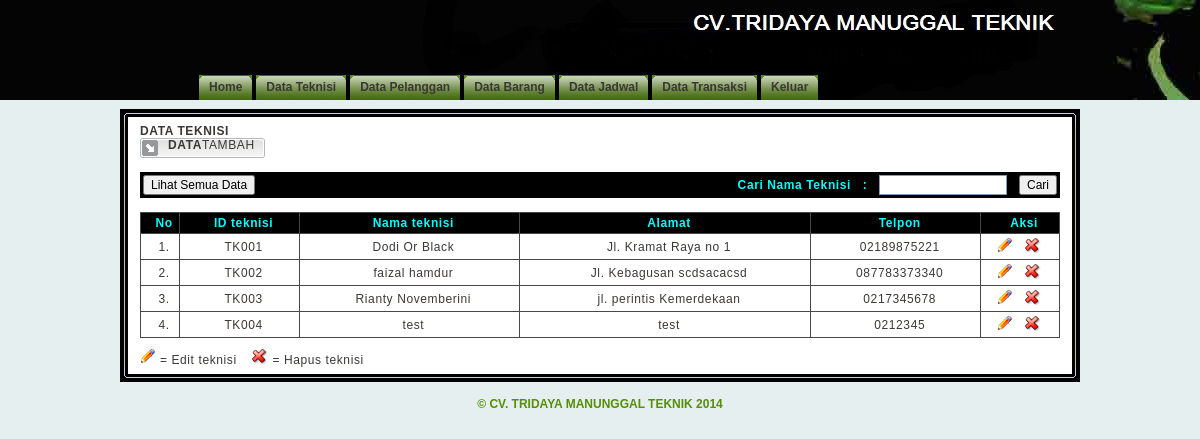
Page /admin.php?page=teknisi_mgr (signed in) on the committed database.
### tables this page shows
CREATE TABLE `teknisi` (
  `id` varchar(5) NOT NULL,
  `nama` varchar(100) NOT NULL,
  `ktp` varchar(20) NOT NULL,
  `tempat_lahir` varchar(20) NOT NULL,
  `tanggal_lahir` date NOT NULL,
  `alamat` varchar(100) NOT NULL,
  `telepon` varchar(15) NOT NULL,
  PRIMARY KEY (`id`)
);

### include/class.php (called while the page is built, shortened)
<?php
class teknisi {
    function tampilteknisi() {
        $query = mysql_query("SELECT * FROM teknisi");
        while ($row = mysql_fetch_array($query))
            $data[] = $row;
        return $data;
    }
}
?>

### teknisi_mgr.php (the view, shortened to what this page needs)
<?php
include_once 'include/class.php';
$nsb = new teknisi();
?>
<b>DATA TEKNISI</b>
<div class="subnav">
    <table border="0" cellspacing="0" cellpadding="0">
        <tr>
            <td><img src="images/tabdata01.gif" /></td>
            <td class="tabsubnav">
                <b>DATA</b><a href="?page=teknisi_add">TAMBAH</a>
            </td>
            <td><img src="images/tabdata03.gif" /></td>
        </tr>
    </table>
</div><br />
<table class="tabholder"  border="0" cellspacing="0" cellpadding="3">
    <tr class="tabhead">
        <td width="40%">
            <form method="post" action="?page=teknisi_mgr" onsubmit="if (this.q.value)
                        return true;
                    else
                        return false;">
                <input name="sb" type="submit" class="button" value="Lihat Semua Data">
            </form>
        </td>
        <td width="60%" align="right">
            <form method="post" action="?page=teknisi_mgr" onsubmit="if (this.q.value)
                        return true;
                    else
                        return false;">
                <input type="hidden" name="do" value="find" /><b>Cari Nama Teknisi &nbsp; : &nbsp;</b>
                <input class="tfield"  type="text" name="q" title="Masukkan kata kunci pencarian." />&nbsp;&nbsp;
                <input name="submit" type="submit" class="button" value="Cari" />
            </form>
        </td>
    </tr>
</table>
<br>
<table class="tabholder" border="0" cellspacing="1" cellpadding="0">
    <tr class="tabhead">
        <td align="center" width="30" class="tabtxt">No</td>
        <td align="center" class="tabtxt">ID teknisi</td>
        <td align="center" class="tabtxt">Nama teknisi</td>
        <td align="center" class="tabtxt">Alamat</td>
        <td align="center" class="tabtxt">Telpon</td>
        <td align="center" width="70" class="tabtxt">Aksi</td>
    </tr>
    <?php
    $arrayteknisi = $nsb->tampilteknisi();
    if (count($arrayteknisi)) {
        foreach ($arrayteknisi as $data) {
            ?>
            <tr class="tabcont">
                <td class="tabtxt" align="center"><?php echo $c = $c + 1; ?>.</td>
                <td class="tabtxt" align="center"><?php echo $data['id'] ?></td>
                <td class="tabtxt" align="center"><?php echo $data['nama']; ?></td>
                <td class="tabtxt" align="center"><?php echo $data['alamat']; ?></td>
                <td class="tabtxt" align="center"><?php echo $data['telepon']; ?></td>
                <td align="left">
                    <div class="tabtxt imghref">
                        <span class="dashnav">&nbsp;</span>
                        <a href="?page=teknisi_edit&aksi=edit&id_sls=<?php echo $data['id']; ?>">
                            <img src="images/ico_edit.gif" class="ico" border="0" title="Edit" />
                        </a>
                        <span class="dashnav">&nbsp;</span>
                        <a href="?page=teknisi_edit&aksi=hapus&id_sls=<?php echo $data['id']; ?>">
                            <img src="images/ico_del.gif" class="ico" border="0" title="Hapus" onClick="return confirm('Apakah Anda Yakin?');"/>
                        </a>
                    </div>
                </td>
            </tr>
            <?php
        }
    } else {
        echo 'Nama teknisi Tidak Ada!';
    }
    ?>
</table>
<img src="images/ico_edit.gif" border="0" title="Edit" /> = Edit teknisi &nbsp;&nbsp;
<img src="images/ico_del.gif" border="0" title="Delete" /> = Hapus teknisi

### css/style2.css (style rules this page uses)
html, body { margin: 0; padding: 0; background: #e5efef url(../images/header.jpg) top repeat-x; font: 12px Tahoma, Arial, "Trebuchet MS"; color: #3C3836; }
a { text-decoration: underline; color: #FF7E00; }
.tabsubnav { background-image: url(../images/tabdata02bg.gif); background-repeat: repeat-x; color: #3A3835; vertical-align: top; }
.tabsubnav a { text-decoration: none; color: #3A3835; }
.rbox02 form { margin: 0; padding: 0; }
.tabholder { width: 100%; background: #4A4846; }
.tabhead { background-color: #000000; font-weight: bold; color: #0FF; }
.tabcont { background: #FFF; }
.tabtxt { padding: 3px 0 3px 8px; }
.tabtxt a { text-decoration: none; }
.tfield { background: #FFF; width: 120px; font-family: Tahoma, Arial, "Trebuchet MS"; font-size: 12px; font-weight: normal; padding: 2px 3px 2px 3px; border: 1px solid #7F9DB9; }
.button { font-size: 12px; }

### rows in the picture
teknisi: id "TK001", nama "Dodi Or Black", alamat "Jl. Kramat Raya no 1", telepon "02189875221"
teknisi: c "2", id "TK002", nama "faizal hamdur", alamat "Jl. Kebagusan scdsacacsd", telepon "087783373340"
teknisi: c "3", id "TK003", nama "Rianty Novemberini", alamat "jl. perintis Kemerdekaan", telepon "0217345678"
teknisi: c "4", id "TK004", nama "test", alamat "test", telepon "0212345"
